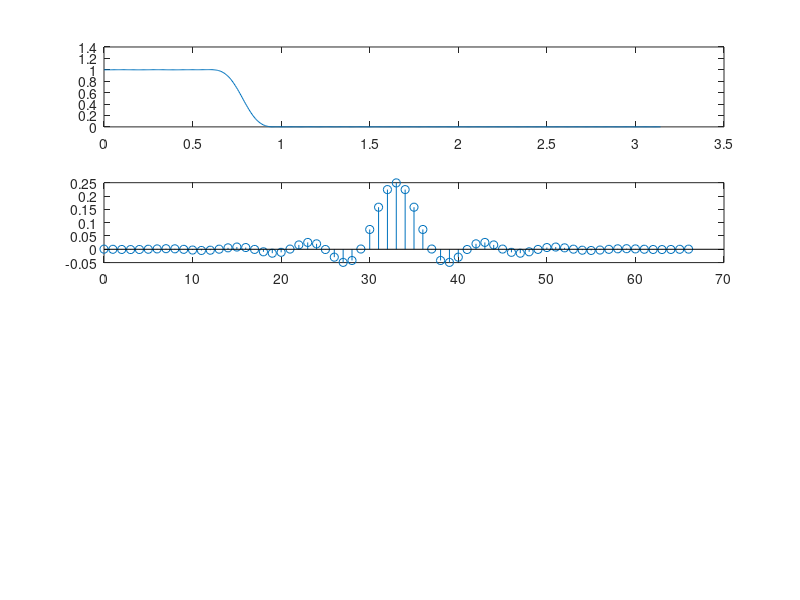

MATLAB code to generate this figure: (Note: this script raises an error after producing the figure.)
%% 指标
wp = 0.2 * pi; % 通带截止频率
ws = 0.3 * pi;  % 阻带开始频率
deltaw = ws - wp; % 频率带宽差
N0 = ceil(6.6* pi / deltaw); % 根据公式计算初始滤波器阶数
N = N0 + mod(N0 + 1, 2); % 确保滤波器阶数为奇数

windows = hamming(N); % 使用窗
wc = (ws + wp) / (2 * pi); % 截止频率取归一化通阻带频率的平均值
b = fir1(N-1, wc, windows); % 设计FIR滤波器

[H, w] = freqz(b, 1, 1000, 'whole'); % 计算频率响应
H = H(1:501)'; % 只取[0, pi]部分
w = w(1:501)';
mag = abs(H);
db = 20 * log10((mag + eps) / max(mag)); % 幅度转换为分贝
pha = angle(H); % 相位响应
n = 0:N-1; % 脉冲响应时间序列
dw = 2 * pi / 1000; % 频率步长
%% 检验参数
% Rp = -(min(db(1:floor(wp/dw)+1))); % 检验通带波动
% As = -round(max(db(floor(ws/dw)+1:501))); % 检验最小阻带衰减

Rp=-(min(db(1:wp/dw+1)))%检验通带波动
As=-round(max(db(ws/dw+1:501)))%检验最小阻带衰减

%第一题
figure(17);
subplot(411);
plot(w,mag);
subplot(412);
stem(n,b);
%第二题
[audio,fs_17] = audioread("motherland.wav");
y_filter = filter(b,1,audio);
subplot(413);
plot(audio);
subplot(414);
plot(y_filter);